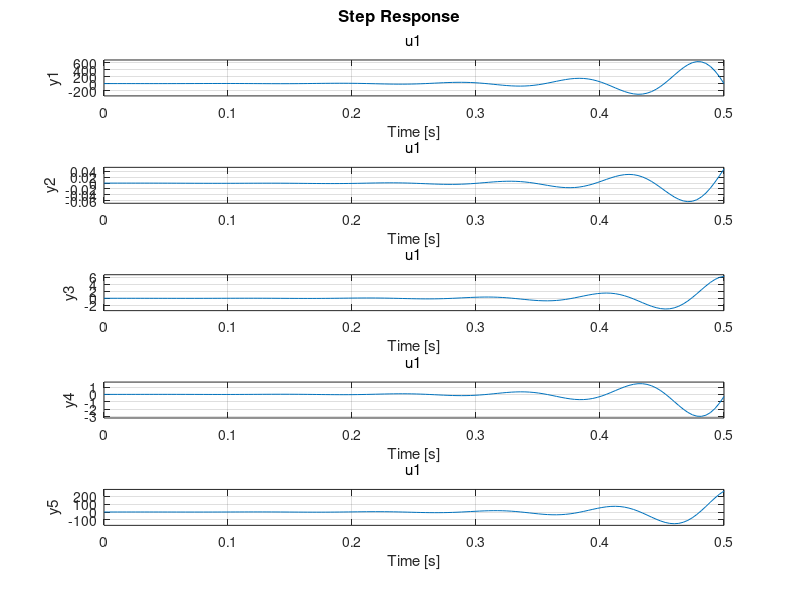

Here is the MATLAB script that generated this plot: (Note: this script raises an error after producing the figure.)
%Homework 4
%By Yejing Zhou & Mengyan Li

%plant model
% Ap = [-1.3046, 1.0, -0.21420, 0; 47.411, 0, -104.83, 0; 0, 0, 0, 1.0; 0, 0, -1.2769, -1.356];
% Bp = [0;0;0;12769.0];

clear
clc
% actuator model
wn = 2*pi*11;
xi = 0.707;
% plant model with actuator
Ap_hw3 = [-1.3046,1.0, -0.21420, 0; 47.711, 0, -104.83, 0;0, 0, 0, 1; 0, 0, -wn^2, -2*xi*wn];
Bp_hw3 = [0;0;0;wn^2];
Cp_hw3 = [-1156.9, 0, -189.95, 0; eye(4)];
Dp = 0.*Cp_hw3*Bp_hw3;
%plant model data
Za = -1156.9;
Zs = -189.95;
V = Za/(-1.3046);
Ma = 47.711;
Ms = -104.83;
% RSLQR design zdot = Arz + Brn
%state feedback design
Ar = [0, Za, 0; 0, Za/V, 1; 0, Ma, 0];
Br = [Zs;Zs/V;Ms];

% Solve ARE
Q = 0.*Ar;
R = 1;
xeig = [];
qq = logspace(-6,-1,50);
xol = eig(Ar); 

% set scales
t = 0:0.002:2;
w = logspace(-1,3,500);
% allocate matrix
Az_st = 0.*ones(numel(qq), numel(t));%acceleration
q_st = 0.*ones(numel(qq), numel(t));%pitch rate
Del_st = 0.*ones(numel(qq), numel(t)); %elevon
Deldot_st = 0.*ones(numel(qq), numel(t)); %differentila elevon


% calculate gain values with different q11 values.
for ii = 1:numel(qq),
    Q(1,1) = qq(ii);
    pen(ii) = qq(ii);
    [Kx_lqr, ~, ~] = lqr(Ar, Br, Q, R);
   
    % populate the controller matrices
    Ac = 0.;
    Bc1 = [1. 0. 0. 0. 0. ];
    Bc2 = -1;
    Cc = -Kx_lqr(1);
    Dc1 = [0. -Kx_lqr(2:3) 0. 0.];
    Dc2 = 0.;
    
    % connect the controller with plant, form a closed loop system
    z = inv(eye(size(Dc1*Dp)) - Dc1*Dp);
    Acl = [(Ap_hw3 + Bp_hw3*z*Dc1*Cp_hw3) (Bp_hw3*z*Cc); (Bc1*(Cp_hw3+Dp*z*Dc1*Cp_hw3)) (Ac+Bc1*Dp*z*Cc)];
    Bcl = [Bp_hw3*z*Dc2; (Bc2+Bc1*Dp*z*Dc2)];
    Ccl = [(Cp_hw3+Dp*z*Dc1*Cp_hw3) (Dp*z*Cc)];
    Dcl = (Dp*z*Dc2);
    sys_cl = ss(Acl, Bcl, Ccl, Dcl);
   
    %compute the eigenvalues for Acl to plot root locus plot
    xacl = eig(Acl);
    xeig = [xeig;xacl];
    
    %loop gain model at input breakpoint
    Ali = [Ap_hw3, 0.*Bp_hw3*Cc; Bc1*Cp_hw3, Ac];
    Bli = [Bp_hw3; Bc1*Dp];
    Cli = -[Dc1*Cp_hw3, Cc];
    Dli = -[Dc1*Dp];
    sys_li = ss(Ali,Bli,Cli,Dli);
    %frequency analysis********************
    Li = freqresp(sys_li,w);
    T = freqresp(sys_cl,w);
    S = 1 - T;
    magdb = 20*log10(abs(squeeze(Li)));
    
    sr = sigma(sys_li,w,3);
    sr_min = min(abs(sr)); %1+invLi
    sr_st(ii) = sr_min;
    rd = sigma(sys_li,w,2);
    rd_min = min(abs(rd)); % 1+Li
    rd_st(ii) = rd_min; %when ii = 21, we find sigma(1+Lu) closest to 0.5.
    
    if abs(rd_min-sr_min) <= 1e-5,
        fi = ii
        abs(rd_min - sr_min)
        break
    end
    step(sys_cl)
    y = step(sys_cl,t);
    Az = y(:,1);
    q = y(:,3).*(180/pi);
    Aze = abs(ones(size(Az)) - Az);
    fe = Aze(numel(Aze));%final error value
    
    Az_st(ii,:) = Az';
    q_st(ii,:) = q;
    Del_st(ii,:) = (180/pi)*y(:,4);
    Deldot_st(ii,:) = (180/pi)*y(:,5);
    
%     if ii == 20,
%         display('*********Matrices in Design************')
%         Ap
%         Bp
%         Cp
%         Dp
%         Acl
%         Bcl
%         Ccl
%         Dcl
%         Ac
%         Bc1
%         Bc2
%         Cc
%         Dc1
%         Dc2
%         display('*********Pick sigma(1+Lu) = 0.5 with following parameters*******')
%         Q
%         Kx_lqr
%         S = stepinfo(sys_cl);
%         display('*******Step Response Information for Acceleration********')
%         display(S(1,:));
%     end
%     
%     
%  
end
% %plot the step response
% 
% 
figure; 
for ii = 1:fi,
    plot(t,Az_st(ii,:));%acceleration
    hold on
end
% title('Step Response-Acceleration');
% ylabel('Az');
% xlabel('time(sec)');
% grid on
% figure; 
% for ii = 1:fi,
%     plot(t,q_st(ii,:));%pitch rate
%     hold on
% end
% title('Step Response-Pitch Rate');
% ylabel('q');
% xlabel('time(sec)');
% grid on 
% figure; 
% for ii = 1:fi,
%     plot(t,Del_st(ii,:));%elevon
%     hold on
% end
% title('Step Response-Elevon');
% ylabel('Elevon');
% xlabel('time(sec)');
% grid on
% figure; 
% for ii = 1:fi,
%     plot(t,Deldot_st(ii,:));%elevon rate
%     hold on
%end
% title('Step Response-Elevon Rate');
% ylabel('Elevon Rate');
% xlabel('time(sec)');
% grid on
% 
% 
% 
% %plot root locus
% figure;
% plot(xeig, 'x');
% hold on
% plot(xol,0, 'o');
% grid on;
% title('RSLQR and Close Loop Root Locus')
% axis([-20 10 -20 20]);
% xlabel('Real');
% ylabel('Imaginary');
% 
% %choose ii = 20
% figure;
% suptitle('Unit Step Response for qq = 0.8685e-4 ')
% subplot(2,2,1);
% plot(t,Az_st(20,:));
% xlabel('time(sec)');
% ylabel('Acceleration');
% grid on
% subplot(2,2,2)
% plot(t,q_st(20,:));
% xlabel('time(sec)');
% ylabel('Pitch Rate');
% grid on
% subplot(2,2,3)
% plot(t,Del_st(20,:));
% xlabel('time(sec)');
% ylabel('Elevon');
% grid on
% subplot(2,2,4)
% plot(t,Deldot_st(20,:));
% xlabel('time(sec)');
% ylabel('Elevon Rate');
% grid on







     
    
    
